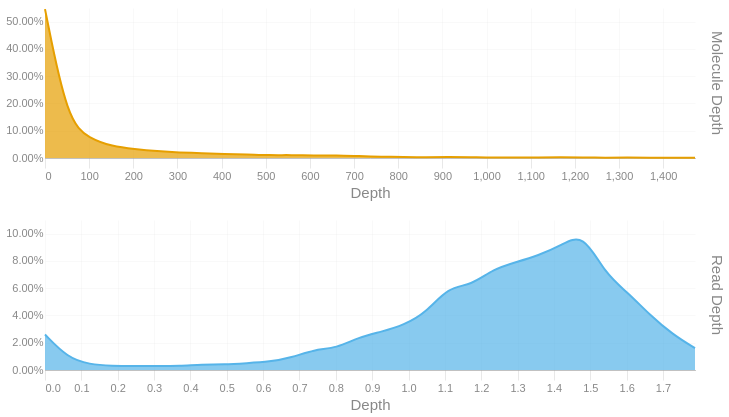

Notebook code cell kept with this figure:
### Code cell
readdep = depth_hist(tb['Read Depth'], q99, 3)
readdep = readdep.with_columns(pl.lit('Read Depth').alias('Metric'))
if not SKIPLR:
    moldep = depth_hist(tb['Molecule Depth'], mol_q99, 1)
    moldep = moldep.with_columns(pl.lit('Molecule Depth').alias('Metric'))
    _hist = pl.concat([readdep, moldep])
    _hist = _hist.filter(pl.col('Proportion') != 0)
    with SafeRender(_hist):
        (
            alt.Chart(_hist)        
            .mark_area(interpolate = "basis")
            .encode(
                x=alt.X('Bin:Q').scale(domainMin=0).axis(alt.Axis(title='Depth')),
                y = alt.Y('Proportion:Q', title = None).axis(format = '.2%'),
                color = alt.Color('Metric:N').legend(None),
                row = alt.Row("Metric:N").header(title = None, labelOrient = 'right'),
                tooltip = [
                    alt.Tooltip("Metric:N", title = "Metric"),
                    alt.Tooltip('Interval:N', title = "Depth Interval"),
                    alt.Tooltip('Proportion:Q', title = "% Alignments").format('.2%')
                ]
            )
            .resolve_scale(x='independent', y='independent')
            .properties(
                height = 150, width = 650,
                usermeta={'embedOptions': {'downloadFileName': f'{samplename}.depth.hist'}}
            )
        ).display()
else:
    readdep = readdep.filter(pl.col('Proportion') != 0)
    with SafeRender(readdep):
        (
            alt.Chart(readdep)        
            .mark_area(interpolate = "basis")
            .encode(
                x=alt.X('Bin:Q').scale(domainMin=0).axis(alt.Axis(title='Depth')),
                y = alt.Y('Proportion:Q', title = None).axis(format = '.2%'),
                tooltip = [
                    alt.Tooltip('Interval:N', title = "Depth Interval"),
                    alt.Tooltip('Proportion:Q', title = "% Alignments").format('.2%')
                ]
            )
            .properties(
                usermeta={'embedOptions': {'downloadFileName': f'{samplename}.depth.hist'}}
            )
        ).display()

### Figure 1 — Vega-Lite specification as saved in the notebook (floating-point values rounded to 4 significant figures)
{"width": 650, "height": 150, "config": {"title": {"anchor": "start", "dy": -15, "fontSize": 18, "color": "#888888", "subtitleColor": "#888888", "subtitleFontSize": 14}, "arc": {"fill": "#0072B2"}, "axis": {"domainColor": "#888888", "domainWidth": 0.5, "gridWidth": 0.2, "grid": false, "titleFontWeight": 400, "titleFontSize": 15, "labelFontSize": 11, "labelColor": "#888888", "tickColor": "#888888", "tickWidth": 0.2, "titleColor": "#888888"}, "axisBand": {"grid": false}, "axisX": {"grid": true, "tickSize": 10, "domainCap": "round"}, "axisY": {"domain": false, "grid": true, "tickSize": 0, "domainCap": "round"}, "background": "transparent", "header": {"labelFontSize": 15, "labelColor": "#888888", "titleFontSize": 15, "titleFontWeight": 600, "titleColor": "#888888"}, "legend": {"labelFont": "sans-serif", "labelFontSize": 12, "labelColor": "#888888", "symbolSize": 100, "symbolType": "circle", "titleFontSize": 12, "titlePadding": 10, "titleColor": "#888888", "title": null}, "range": {"category": ["#E69F00", "#56B4E9", "#009E73", "#F0E442", "#0072B2", "#D55E00", "#CC79A7", "#000000"], "diverging": ["#cfe8f3", "#a2d4ec", "#73bfe2", "#46abdb", "#1696d2", "#12719e"]}, "area": {"fill": "#0072B2", "fillOpacity": 0.7, "line": true, "strokeOpacity": 0.7}, "line": {"color": "#0072B2", "stroke": "#0072B2", "strokeWidth": 2}, "trail": {"color": "#0072B2", "stroke": "#0072B2", "strokeWidth": 0, "size": 1}, "point": {"filled": true, "fillOpacity": 1.0, "size": 95}, "text": {"color": "#888888", "fontSize": 11, "align": "right", "fontWeight": 400, "size": 11}, "bar": {"fill": "#0072B2", "stroke": null}, "view": {"stroke": null, "continuousWidth": 660, "continuousHeight": 400}}, "data": {"name": "data-94b22f6e041e546419079ff6a0a06fa9"}, "mark": {"type": "area", "interpolate": "basis"}, "encoding": {"color": {"field": "Metric", "legend": null, "type": "nominal"}, "row": {"field": "Metric", "header": {"title": null, "labelOrient": "right"}, "type": "nominal"}, "tooltip": [{"field": "Metric", "title": "Metric", "type": "nominal"}, {"field": "Interval", "title": "Depth Interval", "type": "nominal"}, {"field": "Proportion", "format": ".2%", "title": "% Alignments", "type": "quantitative"}], "x": {"axis": {"title": "Depth"}, "field": "Bin", "scale": {"domainMin": 0}, "type": "quantitative"}, "y": {"axis": {"format": ".2%"}, "field": "Proportion", "title": null, "type": "quantitative"}}, "resolve": {"scale": {"x": "independent", "y": "independent"}}, "usermeta": {"embedOptions": {"downloadFileName": "S5_StJohns_3471.depth.hist"}}, "$schema": "https://vega.github.io/schema/vega-lite/v6.1.0.json", "datasets": {"data-94b22f6e041e546419079ff6a0a06fa9": [{"Bin": 0.0, "Interval": "0.0-0.062", "Proportion": 0.026, "Metric": "Read Depth"}, {"Bin": 0.062, "Interval": "0.062-0.123", "Proportion": 0.009, "Metric": "Read Depth"}, {"Bin": 0.123, "Interval": "0.123-0.185", "Proportion": 0.004, "Metric": "Read Depth"}, {"Bin": 0.185, "Interval": "0.185-0.247", "Proportion": 0.003, "Metric": "Read Depth"}, {"Bin": 0.247, "Interval": "0.247-0.308", "Proportion": 0.003, "Metric": "Read Depth"}, {"Bin": 0.308, "Interval": "0.308-0.37", "Proportion": 0.003, "Metric": "Read Depth"}, {"Bin": 0.37, "Interval": "0.37-0.432", "Proportion": 0.003, "Metric": "Read Depth"}, {"Bin": 0.432, "Interval": "0.432-0.493", "Proportion": 0.004, "Metric": "Read Depth"}, {"Bin": 0.493, "Interval": "0.493-0.555", "Proportion": 0.004, "Metric": "Read Depth"}, {"Bin": 0.555, "Interval": "0.555-0.617", "Proportion": 0.005, "Metric": "Read Depth"}, {"Bin": 0.617, "Interval": "0.617-0.678", "Proportion": 0.006, "Metric": "Read Depth"}, {"Bin": 0.678, "Interval": "0.678-0.74", "Proportion": 0.009, "Metric": "Read Depth"}, {"Bin": 0.74, "Interval": "0.74-0.802", "Proportion": 0.015, "Metric": "Read Depth"}, {"Bin": 0.802, "Interval": "0.802-0.863", "Proportion": 0.016, "Metric": "Read Depth"}, {"Bin": 0.863, "Interval": "0.863-0.925", "Proportion": 0.024, "Metric": "Read Depth"}, {"Bin": 0.925, "Interval": "0.925-0.987", "Proportion": 0.028, "Metric": "Read Depth"}, {"Bin": 0.987, "Interval": "0.987-1.048", "Proportion": 0.033, "Metric": "Read Depth"}, {"Bin": 1.048, "Interval": "1.048-1.11", "Proportion": 0.042, "Metric": "Read Depth"}, {"Bin": 1.11, "Interval": "1.11-1.172", "Proportion": 0.061, "Metric": "Read Depth"}, {"Bin": 1.172, "Interval": "1.172-1.233", "Proportion": 0.062, "Metric": "Read Depth"}, {"Bin": 1.233, "Interval": "1.233-1.295", "Proportion": 0.074, "Metric": "Read Depth"}, {"Bin": 1.295, "Interval": "1.295-1.357", "Proportion": 0.079, "Metric": "Read Depth"}, {"Bin": 1.357, "Interval": "1.357-1.418", "Proportion": 0.084, "Metric": "Read Depth"}, {"Bin": 1.418, "Interval": "1.418-1.48", "Proportion": 0.091, "Metric": "Read Depth"}, {"Bin": 1.48, "Interval": "1.48-1.542", "Proportion": 0.101, "Metric": "Read Depth"}, {"Bin": 1.542, "Interval": "1.542-1.603", "Proportion": 0.07, "Metric": "Read Depth"}, {"Bin": 1.603, "Interval": "1.603-1.665", "Proportion": 0.057, "Metric": "Read Depth"}, {"Bin": 1.665, "Interval": "1.665-1.727", "Proportion": 0.04, "Metric": "Read Depth"}, {"Bin": 1.727, "Interval": "1.727-1.788", "Proportion": 0.026, "Metric": "Read Depth"}, {"Bin": 1.788, "Interval": "1.788-1.85", "Proportion": 0.016, "Metric": "Read Depth"}, {"Bin": 0.0, "Interval": "0.0-50.8", "Proportion": 0.546, "Metric": "Molecule Depth"}, {"Bin": 50.8, "Interval": "50.8-101.5", "Proportion": 0.134, "Metric": "Molecule Depth"}, {"Bin": 101.5, "Interval": "101.5-152.3", "Proportion": 0.071, "Metric": "Molecule Depth"}, {"Bin": 152.3, "Interval": "152.3-203.0", "Proportion": 0.043, "Metric": "Molecule Depth"}, {"Bin": 203.0, "Interval": "203.0-253.8", "Proportion": 0.033, "Metric": "Molecule Depth"}, {"Bin": 253.8, "Interval": "253.8-304.6", "Proportion": 0.025, "Metric": "Molecule Depth"}, {"Bin": 304.6, "Interval": "304.6-355.3", "Proportion": 0.02, "Metric": "Molecule Depth"}, {"Bin": 355.3, "Interval": "355.3-406.1", "Proportion": 0.018, "Metric": "Molecule Depth"}, {"Bin": 406.1, "Interval": "406.1-456.9", "Proportion": 0.014, "Metric": "Molecule Depth"}, {"Bin": 456.9, "Interval": "456.9-507.6", "Proportion": 0.013, "Metric": "Molecule Depth"}, {"Bin": 507.6, "Interval": "507.6-558.4", "Proportion": 0.01, "Metric": "Molecule Depth"}, {"Bin": 558.4, "Interval": "558.4-609.1", "Proportion": 0.011, "Metric": "Molecule Depth"}, {"Bin": 609.1, "Interval": "609.1-659.9", "Proportion": 0.009, "Metric": "Molecule Depth"}, {"Bin": 659.9, "Interval": "659.9-710.7", "Proportion": 0.01, "Metric": "Molecule Depth"}, {"Bin": 710.7, "Interval": "710.7-761.4", "Proportion": 0.007, "Metric": "Molecule Depth"}, {"Bin": 761.4, "Interval": "761.4-812.2", "Proportion": 0.005, "Metric": "Molecule Depth"}, {"Bin": 812.2, "Interval": "812.2-862.9", "Proportion": 0.003, "Metric": "Molecule Depth"}, {"Bin": 862.9, "Interval": "862.9-913.7", "Proportion": 0.003, "Metric": "Molecule Depth"}, {"Bin": 913.7, "Interval": "913.7-964.5", "Proportion": 0.004, "Metric": "Molecule Depth"}, {"Bin": 964.5, "Interval": "964.5-1015.2", "Proportion": 0.003, "Metric": "Molecule Depth"}, {"Bin": 1015.0, "Interval": "1015.2-1066.0", "Proportion": 0.001, "Metric": "Molecule Depth"}, {"Bin": 1066.0, "Interval": "1066.0-1116.7", "Proportion": 0.002, "Metric": "Molecule Depth"}, {"Bin": 1117.0, "Interval": "1116.7-1167.5", "Proportion": 0.002, "Metric": "Molecule Depth"}, {"Bin": 1168.0, "Interval": "1167.5-1218.3", "Proportion": 0.003, "Metric": "Molecule Depth"}, {"Bin": 1218.0, "Interval": "1218.3-1269.0", "Proportion": 0.002, "Metric": "Molecule Depth"}, {"Bin": 1269.0, "Interval": "1269.0-1319.8", "Proportion": 0.001, "Metric": "Molecule Depth"}, {"Bin": 1320.0, "Interval": "1319.8-1370.6", "Proportion": 0.002, "Metric": "Molecule Depth"}, {"Bin": 1371.0, "Interval": "1370.6-1421.3", "Proportion": 0.001, "Metric": "Molecule Depth"}, {"Bin": 1421.0, "Interval": "1421.3-1472.1", "Proportion": 0.001, "Metric": "Molecule Depth"}, {"Bin": 1472.0, "Interval": "1472.1-1522.84", "Proportion": 0.001, "Metric": "Molecule Depth"}]}}
